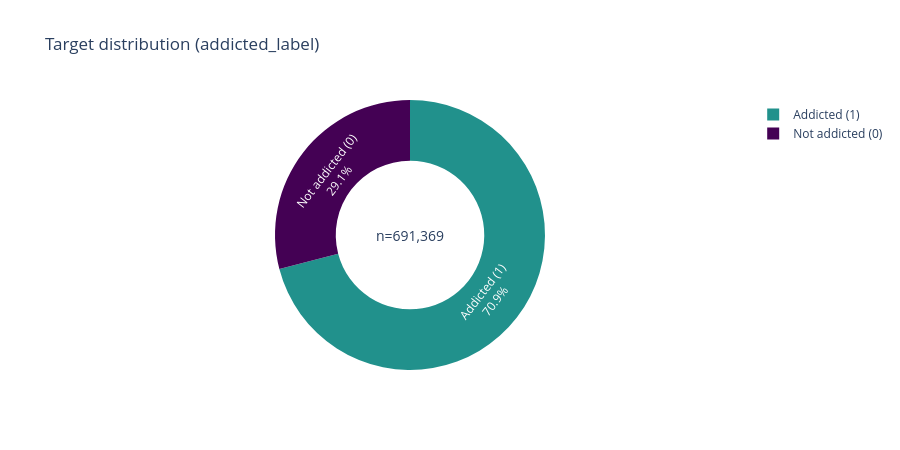

This figure's notebook cell:
### Markdown cell above
## 2. Target distribution

### Code cell
counts = train[TARGET].value_counts().sort_index()
labels = ["Not addicted (0)", "Addicted (1)"]

fig = go.Figure(go.Pie(
    labels=labels, values=counts.values, hole=0.55,
    marker_colors=["#440154", "#21918c"],
    textinfo="label+percent", hovertemplate="%{label}: %{value:,}<extra></extra>",
))
fig.update_layout(title="Target distribution (addicted_label)", height=450,
                   annotations=[dict(text=f"n={len(train):,}", x=0.5, y=0.5,
                                      font_size=14, showarrow=False)])
fig.show()

### Figure 1 — Plotly figure (JSON) as saved in the notebook; plotly's stock layout.template omitted (floating-point values rounded to 4 significant figures)
{"data": [{"hole": 0.55, "hovertemplate": "%{label}: %{value:,}<extra></extra>", "labels": ["Not addicted (0)", "Addicted (1)"], "marker": {"colors": ["#440154", "#21918c"]}, "textinfo": "label+percent", "type": "pie", "values": [200895, 490474]}], "layout": {"annotations": [{"font": {"size": 14}, "showarrow": false, "text": "n=691,369", "x": 0.5, "y": 0.5}], "height": 450, "title": {"text": "Target distribution (addicted_label)"}}}
